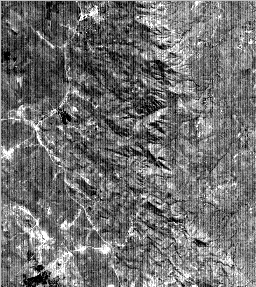
%> input picture ece563/all/njolov2.gif, 256 x 287 px
$ octave run_destriping_stats.m   (GNU Octave 9; MATLAB toolbox functions it lacks are replaced by stand-ins)
%> lines starting %> are read from the running program, lines starting %| are printed output that depends on the picture
### ece563/all/im.m
function [ gain, bias, out ] = im( in, new_fig, exclude_zero, nstd, x, y )
%
% [ gain, bias, out ] = im( in, new_figure, exclude_zero, nstd, x, y )
%
% Image display function that can be used for displaying most binary,
% grayscale or color image with auto-scaling
%
% REQUIRED INPUTS
% in        Input image
%
% OPTIONAL INPUTS
% new_fig   New figure flag, generates new fig if set to 1 (default = 1)
%
% exclude_zero  Exclude zero flag, if set to 1, it will ignore 0
%               pixel values when computing statistics.  This is helpful
%               when an image has a zero border for example.
%
% nstd      Number of standard deviations to map to display range
%           (default = 2).
%
% x         x axis values for display (default = [1:sx])
% y         y axis values for display (default = [1:sy])
%
% OUTPUTS
% Displayed image
% gain  Effective gain applied to display data
% bias  Effective bias applied to display data
% out   Output image scaled for display
%
% Author: Dr. Russell Hardie
% University of Dayton
% 1998
%
% COPYRIGHT © 1998 RUSSELL C. HARDIE.  ALL RIGHTS RESERVED.


% Convert to double
in = double(in);

% Get size info
[ sy, sx, sz ] = size( in );

% Is the logical (binary) pixel data?
if islogical(in) || (min(in(:))==0 && max(in(:))==1)
    binary_flag = 1;
else
    binary_flag = 0;
end

% Set up the default axes
if nargin < 6 || isempty(x) || isempty(y)
    x=[1:sx]; % default
    y=[1:sy]; % default
end

% Open new figure window if indicated
if nargin < 2 || isempty(new_fig)
    new_fig = 1;
end

if new_fig == 1
    figure % default
end

if nargin < 3 || isempty(exclude_zero)
    exclude_zero = 0; % default
end


% number of pixels to use for statistics (mean and std)
max_num = min( [ 10000, sy*sx ] );

if binary_flag == 1

    % Treat by scaling 0 -> 0 and 1->255

    out = in(:,:,1)*255;
    gain = 255;
    bias = 0;
    image(x,y,out);
    colormap(gray(256));
    axis('image');

else

    % Treat by mapping nstd standard deviations
    % of input range into display range

    if nargin < 4 || isempty(nstd)
        nstd = 2; % default
    end

    if sz == 3 % color data

        R = in(:,:,1);
        G = in(:,:,2);
        B = in(:,:,3);

        if exclude_zero == 1

            I = find( R~=0 | G~=0 | B~=0 );
            USE = round( linspace(1,length(I),max_num ) );

            mR = mean(R(I(USE)));
            mG = mean(G(I(USE)));
            mB = mean(B(I(USE)));

            sR = std(R(I(USE)));
            sG = std(G(I(USE)));
            sB = std(B(I(USE)));

        else

            USE = round( linspace(1,sy*sx,max_num ) );

            mR = mean(R(USE));
            mG = mean(G(USE));
            mB = mean(B(USE));

            sR = std(R(USE));
            sG = std(G(USE));
            sB = std(B(USE));

        end

        gain(1) = 128/(sR*nstd);
        gain(2) = 128/(sG*nstd);
        gain(3) = 128/(sB*nstd);

        bias(1) = 128-(mR*128)/(sR*nstd);
        bias(2) = 128-(mG*128)/(sG*nstd);
        bias(3) = 128-(mB*128)/(sB*nstd);

        R = in(:,:,1)*gain(1)+bias(1);
        G = in(:,:,2)*gain(2)+bias(2);
        B = in(:,:,3)*gain(3)+bias(3);

        out(:,:,1)=uint8(clip(round(R),0,255));
        out(:,:,2)=uint8(clip(round(G),0,255));
        out(:,:,3)=uint8(clip(round(B),0,255));

        image(x,y,out);
        axis('image');

    else % assume grayscale (use first band only)

        in = in(:,:,1);

        if exclude_zero == 1

            I = find(in~=0);
            USE = round( linspace(1,length(I),max_num ) );

            inmn=mean(in(I(USE)));
            instd=std(in(I(USE)));

        else

            USE = round( linspace(1,sy*sx,max_num ) );

            inmn=mean(in(USE));
            instd=std(in(USE));

        end

        gain = 128/(instd*nstd);
        bias = 128-(inmn*128)/(instd*nstd);
        out=in*gain+bias;
        image(x,y,out);
        colormap(gray(256));
        axis('image');

    end

end

### ece563/all/imspec.m
function imspec(in,offset,row,col,rad_flag)
%
% imspec(in,offset,row,col,rad_flag)
%
% Displays the Discrete-Space Fourier Transform (DSFT) of an image. Uses
% fft2( ) to compute samples of the DSFT. The log of the values of the
% magnitude spectrum are mapped to grayscale values and diaplyed as an
% image.  The phase values are linearly mapped to grayscale values and also
% displayed as an image (pi -> white, -pi -> black).
%
% REQUIRED INPUTS
%
% in        Input image (2D array)
%
% OPTIONAL INPUTS
%
% offset    Optional
%           Value added to Magnitude response prior to taking the log.
%           This effectively results in smaller values shown darker than a
%           with standard log mapping. This may be helpful in seeing where
%           the small spectrum values lie. (Suggested offset=100+,
%           default=1).
%
% row, col   Row and column of the n1=n2=0 sample (default = 1,1).
%
% rad_flag   1 if you want discrete frequency dipslayed in rads/sample
%               Otherwise you get cycles/sample.
%
% Author: Dr. Russell Hardie
% University of Dayton
% 2/20/02, 1/26/2010, 2/21/13, 8/27/17
% 2/8/21 imagesc() instead of custom imlin( )


% Default offset
if nargin < 2 || isempty(offset)
    offset = 1;
end

% Default n1=n2=0 is 1,1
if nargin < 4
    row = 1;
    col = 1;
end

% Default rad_flag
if nargin < 5
    rad_flag = 0;
end

% Take 2D FFT
X = fft2(in);

% Get size info
[sy,sx] = size(in);

% Adjust phase for specified input shift and do FFTSHIFT
ky = 2*pi*[0:sy-1]/sy;
kx = 2*pi*[0:sx-1]/sx;
[K1,K2] = meshgrid(kx,ky);
S = exp(1i*(K1*(col-1)+K2*(row-1)));
X = fftshift(X.*S);


% Generate images
if rad_flag

    f1 = ( [1:sx] - (floor(sx/2)+1) )/sx;
    f2 = ( [1:sy] - (floor(sy/2)+1) )/sy;

    w1 = 2*pi*f1;
    w2 = 2*pi*f2;

    figure
    imagesc(w1,w2,log(abs(X)+offset));
    axis image
    colormap(gray(256));
    title('DSFT Magnitude');
    xlabel('\omega_1 (radians/sample)');
    ylabel('\omega_2 (radians/sample)');

    figure
    imagesc(w1,w2,angle(X));
    axis image
    colormap(gray(256));
    title('DSFT Phase');
    xlabel('\omega_1 (radians/sample)');
    ylabel('\omega_2 (radians/sample)');

else

    f1 = ( [1:sx] - (floor(sx/2)+1) )/sx;
    f2 = ( [1:sy] - (floor(sy/2)+1) )/sy;

    figure
    imagesc(f1,f2,log(abs(X)+offset));
    axis image
    colormap(gray(256));
    title('DSFT Magnitude');
    xlabel('f_1 (cycles/sample)');
    ylabel('f_2 (cycles/sample)');

    figure
    imagesc(f1,f2,angle(X));
    axis image
    colormap(gray(256));
    title('DSFT Phase');
    xlabel('f_1 (cycles/sample)');
    ylabel('f_2 (cycles/sample)');

end

### ece563/all/cl.m
% clear; close all; clc; (clears memory, closes windows, clears command window)
clear; close all; clc;

### ece563/all/run_destriping_stats.m
%% Run destriping using spatial statistics
%
% Author: Dr. Russell Hardie
% University of Dayton
% ECE 563
%
% Revision history:
% 3/2/2021 updated

%% Path and read data

% Nonuniformity correction
% https://sites.google.com/a/udayton.edu/rhardie1/research/nonuniformity-correction

% B. Narayanan, R. C. Hardie, R. A. Muse, "Scene-based nonuniformity
% correction technique that exploits knowledge of the focal-plane array
% readout architecture,” Applied Optics, Volume 44, No. 17, June 2005 , pp.
% 3482-3491.

cl

% Load image
name = 'njolov2.gif';
x = double(imread(name));
%> x: size 287x256 double; min 0, max 255, mean 39.3

% First row and column are bad
x = x(2:end, 2:end);
%> x: size 286x255 double
[sy, sx] = size(x);
%> sy = 286; sx = 255

% Display image
im(x);
%> in im, `inmn=mean(in(USE));`: inmn = 39.72
%> in im, `instd=std(in(USE));`: instd = 31.01
%> in im, `gain = 128/(instd*nstd);`: gain = 2.06
%> in im, `bias = 128-(inmn*128)/(instd*nstd);`: bias = 46.02
title(name);

% Show image spectrum using Chp. 5 custom tool
imspec(x)

% Show image historgram
figure
hist(x(:), 50);
%> figure, not shown here; tallest bar 16885 high, from x = 40.8 to 45.9

% Clip the outliers
x(x > 100) = 100;
%> x: size 286x255 double; min 0, max 100, mean 37

% Display modified histogram
figure
hist(x(:), 50);
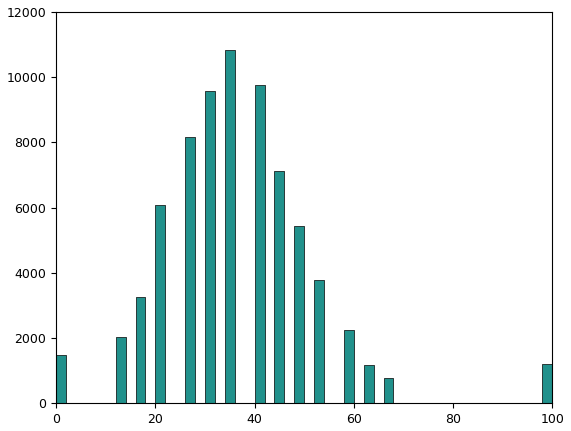
%> figure redrawn from the program's plot data; tallest bar 10837 high, from x = 34 to 36

%% Compute stats and correct

% Get the column means
col_mean = mean(x, 1);
%> col_mean = 255 values, max 51.84 at index 199, min 21.73 at index 133, mean 37.04

% Display column means
figure
plot(col_mean, 'b-o');
xlabel('Column Number');
ylabel('Column Average (DU)')
%> figure, not shown here; curve peaks at x = 199, y = 51.84

% Pattern is periodic
% every 7'th column seems to go through same readout amplifier
period = 7;

% Extract every 7'th column and average together
for k = 1:period
    M(k) = mean2(x(:, k:period:end));
end
%> after the loop, M = [40.11 30.31 44.87 36.8 38.19 41.25 27.64]

% Create a bias image using M
M2 = repmat(M, [sy, ceil(sx / period)]);
M2 = M2(:, 1:sx);
%> M2: size 286x255 double

% Correct the image by subtracting the bias image
out = x - M2;

% Display the images
im(M2);
title('Estimated Bias Image')

im(x);
title('Input Image');

im(out);
title('Output Image');

%% Apply to a second image

% Load the second image
name = 'l0r_b6_lg.gif';
x = imread(name);
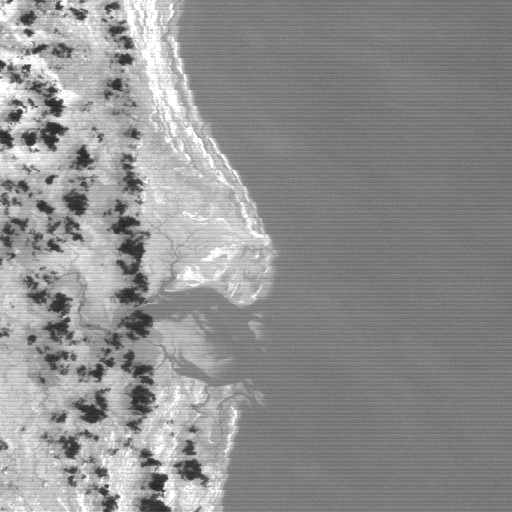
%> input picture ece563/all/l0r_b6_lg.gif, 512 x 512 px
%> x is the input picture: size 512x512 uint8; min 32, max 255, mean 144.1

% Rotate to make stripes be columns so we can reuse code above
x = double(x');
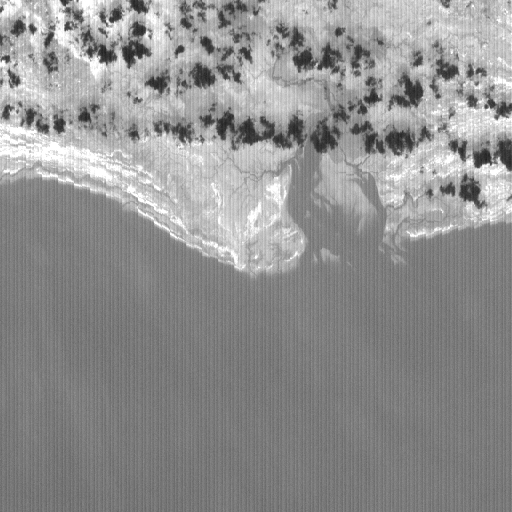
%> x: size 512x512 double; min 32, max 255, mean 144.1; mean of the top-left, top-right, bottom-left and bottom-right quarters 167.6, 161.7, 122.9, 124.1

% Display image
im(x);
title(name)

% Show image spectrum using Chp. 5 custom tool
imspec(x)
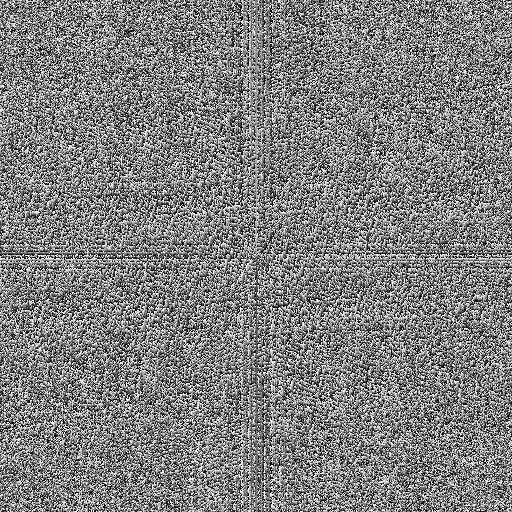
%> displayed picture: size 512x512x3, on the screen's scale of 0 to 255; min 0, max 255, mean 127.5

% Get image size
[sy, sx] = size(x);
%> sy = 512; sx = 512

% Pattern is periodic
% every 8'th column seems to go through same readout amplifier
period = 8;

% Get the column means
col_mean = mean(x, 1);
%> col_mean = 512 values, max 163.6 at index 272, min 122.6 at index 370, mean 144.1

% Plot the column means
figure
plot(col_mean, 'b-o');
xlabel('Column Number');
ylabel('Column Average (DU)')
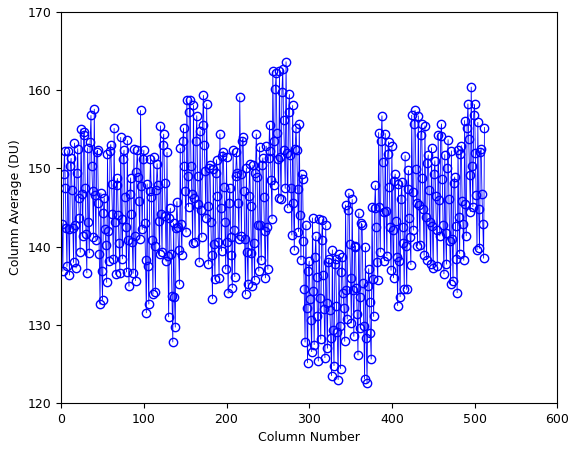
%> figure redrawn from the program's plot data; curve peaks at x = 272, y = 163.6

% Groupd like columns and get the collective mean
for k = 1:period
    M(k) = mean2(x(:, k:period:end));
end
%> after the loop, M = [141.8 136.4 149.1 151 145.3 141 135.7 152.2]

% Form a bias image using M
M2 = repmat(M, [sy, ceil(sx / period)]);
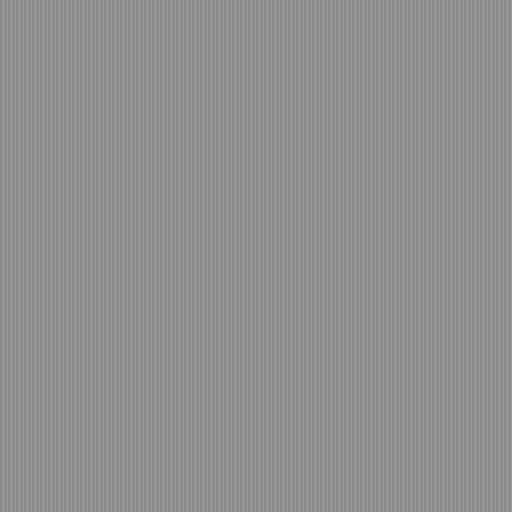
%> M2: size 512x512 double; min 135.7, max 152.2, mean 144.1
M2 = M2(:, 1:sx);

% Correct the image
out = x - M2;

% Display the images
im(M2);
%> in im (call 6), `inmn=mean(in(USE));`: inmn = 144.1
%> in im (call 6), `instd=std(in(USE));`: instd = 5.96
%> in im (call 6), `gain = 128/(instd*nstd);`: gain = 10.74
%> in im (call 6), `bias = 128-(inmn*128)/(instd*nstd);`: bias = -1418.8
%> in im (call 6), `out=in*gain+bias;`:
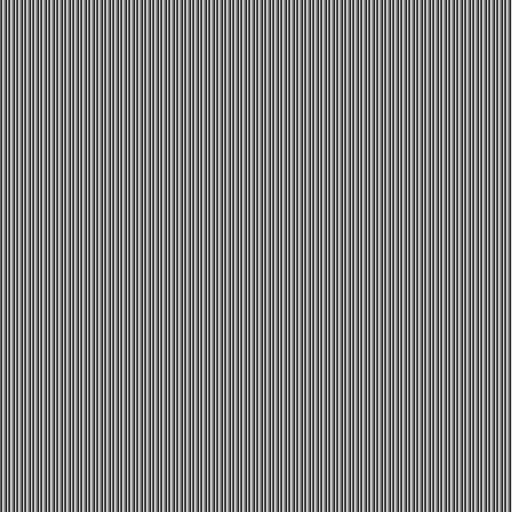
%> out: size 512x512 double; min 38.4, max 215.7, mean 128
title('Estimated Bias Image')

im(x);
title('Input Image');

im(out);
title('Output Image');
